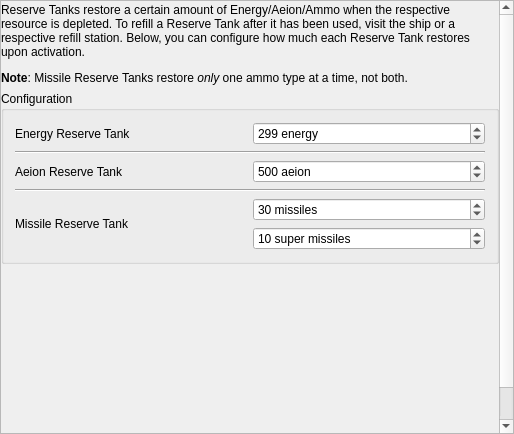
<?xml version="1.0" encoding="UTF-8"?>
<ui version="4.0">
 <class>PresetMSRReserves</class>
 <widget class="QMainWindow" name="PresetMSRReserves">
  <property name="enabled">
   <bool>true</bool>
  </property>
  <property name="geometry">
   <rect>
    <x>0</x>
    <y>0</y>
    <width>514</width>
    <height>434</height>
   </rect>
  </property>
  <property name="windowTitle">
   <string>Reserves</string>
  </property>
  <widget class="QWidget" name="centralWidget">
   <property name="maximumSize">
    <size>
     <width>16777215</width>
     <height>16777215</height>
    </size>
   </property>
   <layout class="QVBoxLayout" name="verticalLayout_1">
    <property name="spacing">
     <number>6</number>
    </property>
    <property name="sizeConstraint">
     <enum>QLayout::SetDefaultConstraint</enum>
    </property>
    <property name="leftMargin">
     <number>0</number>
    </property>
    <property name="topMargin">
     <number>0</number>
    </property>
    <property name="rightMargin">
     <number>0</number>
    </property>
    <property name="bottomMargin">
     <number>0</number>
    </property>
    <item>
     <widget class="QScrollArea" name="scroll_area">
      <property name="minimumSize">
       <size>
        <width>438</width>
        <height>0</height>
       </size>
      </property>
      <property name="widgetResizable">
       <bool>true</bool>
      </property>
      <widget class="QWidget" name="scroll_area_contents">
       <property name="geometry">
        <rect>
         <x>0</x>
         <y>0</y>
         <width>498</width>
         <height>469</height>
        </rect>
       </property>
       <property name="minimumSize">
        <size>
         <width>0</width>
         <height>469</height>
        </size>
       </property>
       <layout class="QVBoxLayout" name="verticalLayout_2">
        <property name="leftMargin">
         <number>0</number>
        </property>
        <property name="topMargin">
         <number>2</number>
        </property>
        <property name="rightMargin">
         <number>0</number>
        </property>
        <property name="bottomMargin">
         <number>0</number>
        </property>
        <item>
         <widget class="QLabel" name="reserve_tank_description">
          <property name="text">
           <string>&lt;html&gt;&lt;head/&gt;&lt;body&gt;&lt;p&gt;Reserve Tanks restore a certain amount of Energy/Aeion/Ammo when the respective resource is depleted. To refill a Reserve Tank after it has been used, visit the ship or a respective refill station. Below, you can configure how much each Reserve Tank restores upon activation.&lt;/p&gt;&lt;p&gt;&lt;span style=&quot; font-weight:600;&quot;&gt;Note&lt;/span&gt;: Missile Reserve Tanks restore &lt;span style=&quot; font-style:italic;&quot;&gt;only &lt;/span&gt;one ammo type at a time, not both.&lt;/p&gt;&lt;/body&gt;&lt;/html&gt;</string>
          </property>
          <property name="wordWrap">
           <bool>true</bool>
          </property>
         </widget>
        </item>
        <item>
         <widget class="QGroupBox" name="energy_box">
          <property name="title">
           <string>Configuration</string>
          </property>
          <layout class="QGridLayout" name="gridLayout">
           <item row="1" column="0" colspan="2">
            <widget class="Line" name="line">
             <property name="orientation">
              <enum>Qt::Horizontal</enum>
             </property>
            </widget>
           </item>
           <item row="0" column="1">
            <widget class="QSpinBox" name="energy_capacity_spin_box">
             <property name="suffix">
              <string> energy</string>
             </property>
             <property name="minimum">
              <number>1</number>
             </property>
             <property name="maximum">
              <number>1099</number>
             </property>
             <property name="singleStep">
              <number>10</number>
             </property>
             <property name="value">
              <number>299</number>
             </property>
            </widget>
           </item>
           <item row="2" column="1">
            <widget class="QSpinBox" name="aeion_capacity_spin_box">
             <property name="suffix">
              <string> aeion</string>
             </property>
             <property name="minimum">
              <number>1</number>
             </property>
             <property name="maximum">
              <number>2200</number>
             </property>
             <property name="singleStep">
              <number>10</number>
             </property>
             <property name="value">
              <number>500</number>
             </property>
            </widget>
           </item>
           <item row="3" column="0" colspan="2">
            <widget class="Line" name="line_2">
             <property name="orientation">
              <enum>Qt::Horizontal</enum>
             </property>
            </widget>
           </item>
           <item row="5" column="1">
            <widget class="QSpinBox" name="super_missile_capacity_spin_box">
             <property name="suffix">
              <string> super missiles</string>
             </property>
             <property name="minimum">
              <number>1</number>
             </property>
             <property name="maximum">
              <number>99</number>
             </property>
             <property name="singleStep">
              <number>10</number>
             </property>
             <property name="value">
              <number>10</number>
             </property>
            </widget>
           </item>
           <item row="0" column="0">
            <widget class="QLabel" name="energy_capacity_label">
             <property name="text">
              <string>Energy Reserve Tank</string>
             </property>
            </widget>
           </item>
           <item row="2" column="0">
            <widget class="QLabel" name="aeion_capacity_label">
             <property name="text">
              <string>Aeion Reserve Tank</string>
             </property>
            </widget>
           </item>
           <item row="4" column="1">
            <widget class="QSpinBox" name="missile_capacity_spin_box">
             <property name="suffix">
              <string> missiles</string>
             </property>
             <property name="minimum">
              <number>1</number>
             </property>
             <property name="maximum">
              <number>999</number>
             </property>
             <property name="singleStep">
              <number>10</number>
             </property>
             <property name="value">
              <number>30</number>
             </property>
            </widget>
           </item>
           <item row="4" column="0" rowspan="2">
            <widget class="QLabel" name="missile_capacity_label">
             <property name="text">
              <string>Missile Reserve Tank</string>
             </property>
            </widget>
           </item>
          </layout>
         </widget>
        </item>
        <item>
         <spacer name="reserve_tank_spacer">
          <property name="orientation">
           <enum>Qt::Vertical</enum>
          </property>
          <property name="sizeHint" stdset="0">
           <size>
            <width>20</width>
            <height>40</height>
           </size>
          </property>
         </spacer>
        </item>
       </layout>
      </widget>
     </widget>
    </item>
   </layout>
  </widget>
 </widget>
 <layoutdefault spacing="6" margin="11"/>
 <resources/>
 <connections/>
</ui>
